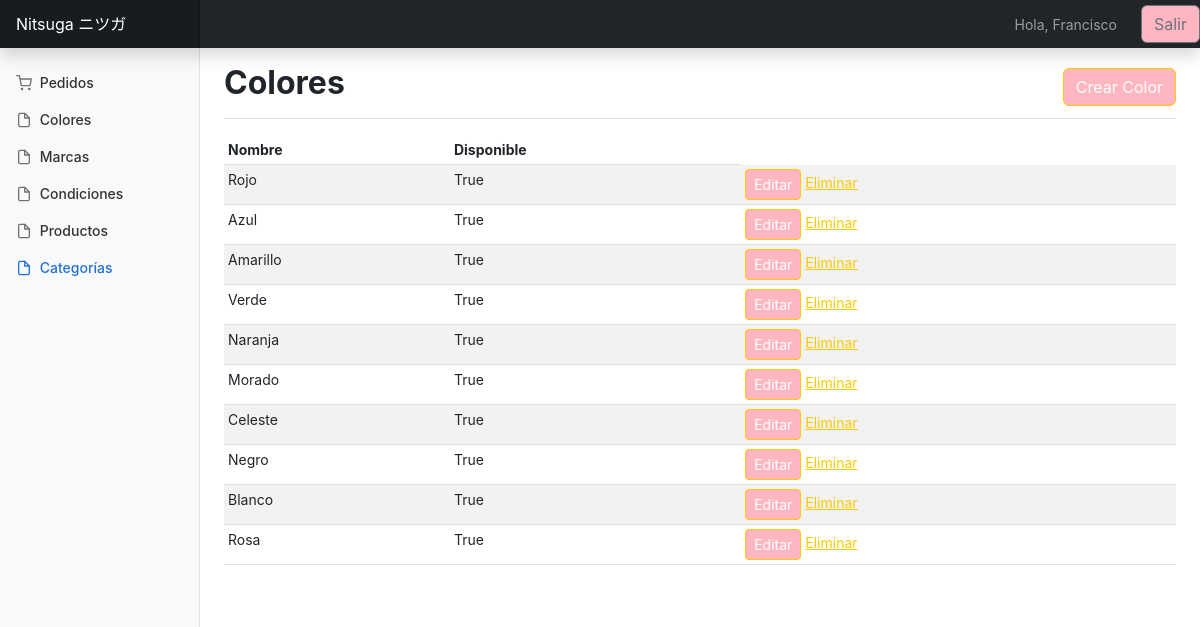
The app's page /listar_color/ (signed in) with its own data.
### app/models.py (models this page shows, shortened)
class Colores(models.Model):
    nombre = models.CharField(max_length=50)
    disponible = models.BooleanField()

### app/views.py (the view)
# urls.py: path('listar_color/', listar_color, name="listar_color"),
@login_required
def listar_color(request):
    colores = Colores.objects.all()
    data = {
        'colores' : colores
    }
    return render(request, 'app/colores/listar.html', data)

### app/templates/app/colores/listar.html
{% extends 'app/gestion/base.html' %}
{% block contenido %}
<div class="container-fluid">
    <div class="row">
      <main class="col-md-9 ms-sm-auto col-lg-10 px-md-4">
        <div
          class="d-flex justify-content-between flex-wrap flex-md-nowrap align-items-center pt-3 pb-2 mb-3 border-bottom">
          <h1 class="h2">Colores</h1>
          <a href="{% url 'app:crear_color' %}" class="btn btn-primary">Crear Color</a>
        </div>
        <div class="table-responsive">
          <table class="table table-striped table-sm">
            <thead>
              <tr>
                <th scope="col">Nombre</th>
                <th scope="col">Disponible</th>
              </tr>
            </thead>
            <tbody>
                {% for c in colores %}
                <tr>
                    <td>{{ c.nombre | title }}</td>
                    <td>{{ c.disponible | title }}</td>
                    <td>
                        <a href="{% url 'app:editar_color' c.id %}" class="btn-primary btn btn-sm">Editar</a>
                        <a href="{% url 'app:eliminar_color' c.id %}" class="btn-sm">Eliminar</a>
                    </td>
                </tr>
                {% endfor %}
            </tbody>
          </table>
        </div>
      </main>
    </div>
  </div>
{% endblock %}

### app/templates/app/gestion/base.html (shortened to what this page needs)
{% load static %}
<!doctype html>
<html lang="en">
<head>
  <link rel="stylesheet" href="{% static 'app/css/styles.css' %}">
  <link rel="stylesheet" href="{% static 'app/css/dashboard.css' %}">
</head>
<body>
  <header class="navbar navbar-dark sticky-top bg-dark flex-md-nowrap p-0 shadow">
    <a class="navbar-brand col-md-3 col-lg-2 me-0 px-3" href="{% url 'gestion_home' %}">Nitsuga ニツガ</a>
    <div class="navbar-nav">
      <div class="nav-item text-nowrap d-flex align-items-center">
        <span class="nav-link px-3">Hola, {{ user.username }}</span>
        <form action="{% url 'logout' %}" method="post" class="ms-2">
          <button type="submit" class="btn btn-outline-secondary">Salir</button>
        </form>
      </div>
    </div>
  </header>
  <div class="container-fluid">
    <div class="row">
      <nav id="sidebarMenu" class="col-md-3 col-lg-2 d-md-block bg-light sidebar collapse">
        <div class="position-sticky pt-3">
          <ul class="nav flex-column">
            <li class="nav-item">
              <a class="nav-link" aria-current="page" href="{% url 'gestion_home' %}">
                <span data-feather="shopping-cart"></span>
                Pedidos
              </a>
            </li>
            <li class="nav-item">
              <a class="nav-link" href="{% url 'app:listar_color' %}">
                <span data-feather="file"></span>
                Colores
              </a>
            </li>
            <li class="nav-item">
              <a class="nav-link" href="{% url 'app:listar_marca' %}">
                <span data-feather="file"></span>
                Marcas
              </a>
            </li>
            <li class="nav-item">
              <a class="nav-link" href="{% url 'app:listar_condicion' %}">
                <span data-feather="file"></span>
                Condiciones
              </a>
            </li>
            <li class="nav-item">
              <a class="nav-link" href="{% url 'app:listar_producto' %}">
                <span data-feather="file"></span>
                Productos
              </a>
            </li>
            <li class="nav-item">
              <a class="nav-link active" href="{% url 'app:listar_categoria' %}">
                <span data-feather="file"></span>
                Categorías
              </a>
            </li>
          </ul>
        </div>
      </nav>
    </div>
  </div>
    {% block contenido %}
    {% endblock %}
</body>
</html>

### app/static/app/css/dashboard.css (style rules this page uses)
body { font-size: .875rem; }
.feather { width: 16px; height: 16px; vertical-align: text-bottom; }
.sidebar { position: fixed; top: 0; bottom: 0; left: 0; z-index: 100; padding: 48px 0 0; box-shadow: inset -1px 0 0 rgba(0, 0, 0, .1); }
.sidebar .nav-link { font-weight: 500; color: #333; }
.sidebar .nav-link .feather { margin-right: 4px; color: #727272; }
.sidebar .nav-link.active { color: #2470dc; }
.sidebar .nav-link:hover .feather, .sidebar .nav-link.active .feather { color: inherit; }
.navbar-brand { padding-top: .75rem; padding-bottom: .75rem; font-size: 1rem; background-color: rgba(0, 0, 0, .25); box-shadow: inset -1px 0 0 rgba(0, 0, 0, .25); }

### records on screen
Colores: nombre "Rojo", disponible "True"
Colores: nombre "Azul", disponible "True"
Colores: nombre "Amarillo", disponible "True"
Colores: nombre "Verde", disponible "True"
Colores: nombre "Naranja", disponible "True"
Colores: nombre "Morado", disponible "True"
Colores: nombre "Celeste", disponible "True"
Colores: nombre "Negro", disponible "True"
Colores: nombre "Blanco", disponible "True"
Colores: nombre "Rosa", disponible "True"

### other values on screen
{{ user.username }} "Francisco"
